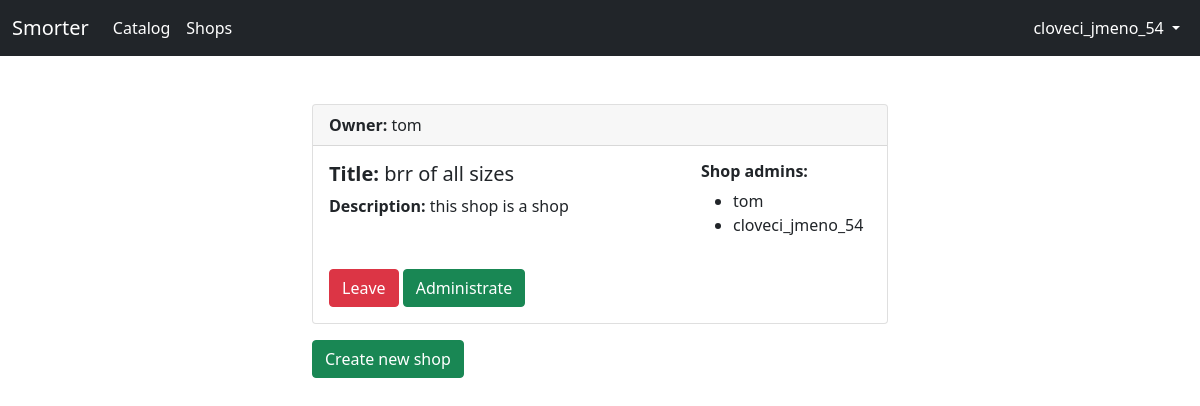
Before: /myshops/ (signed in) with the older database file.
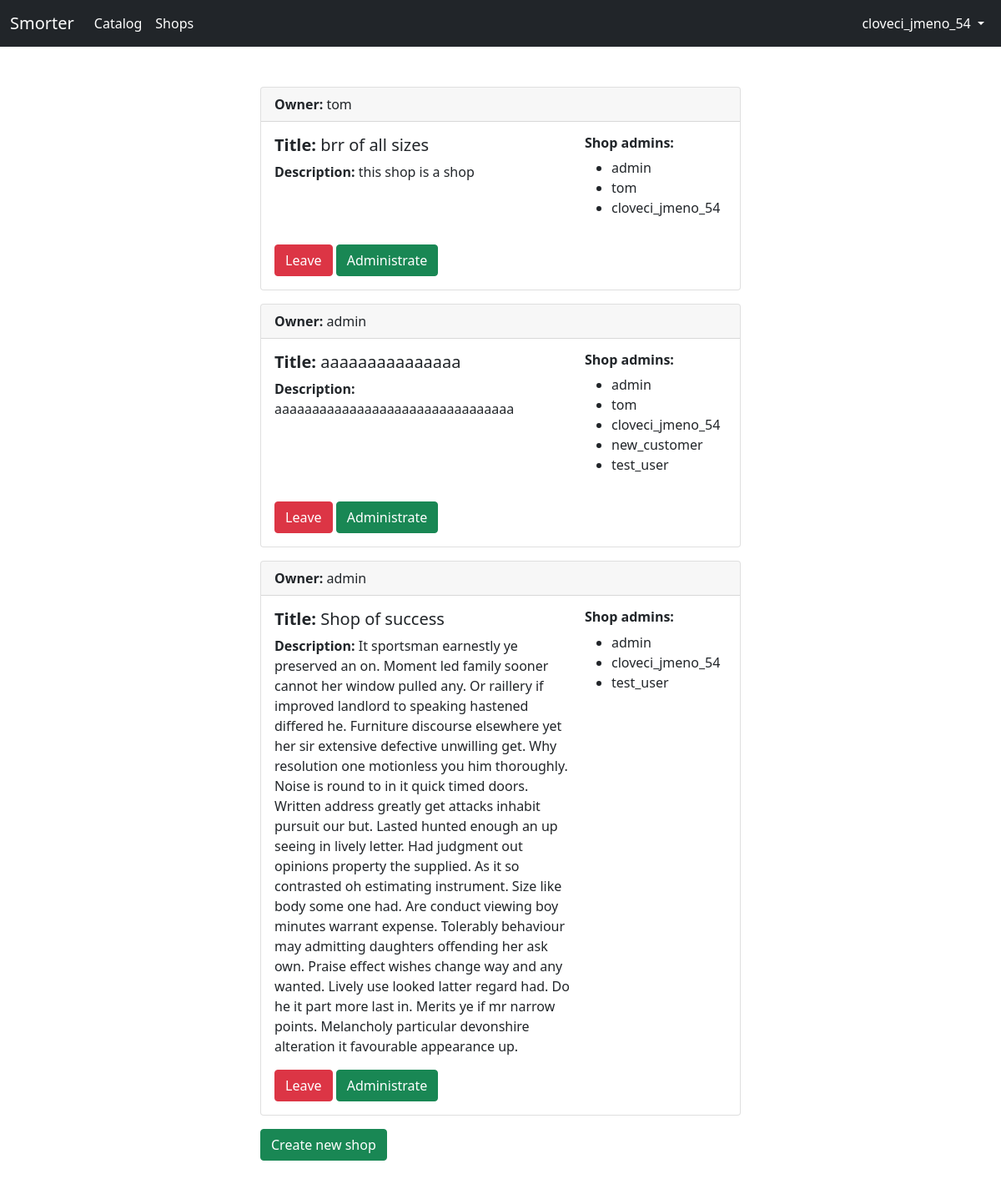
After: the same page with the newer database file.
### eshop/models.py (models this page shows, shortened)
class Shop(models.Model):
    owner = models.ForeignKey(SmorterUser, null=True, blank=True, on_delete=models.CASCADE)
    title = models.CharField(max_length=100, null=False, blank=False, unique=True)
    description = models.TextField()
    admin_group = models.OneToOneField(SmorterGroup, null=True, blank=True, on_delete=models.SET_NULL)
    payment_methods = models.ManyToManyField(PaymentMethod, blank=False, null=False)
    shipment_methods = models.ManyToManyField(ShipmentMethod, blank=False, null=False)
    datetime = models.DateTimeField(default=datetime.datetime.now, blank=True)
    image = models.ImageField(upload_to=shop_img_path, null=True, blank=True)
    class Meta:
        ordering = ["owner"]

class SmorterUser(models.Model):
    user = models.OneToOneField(User, unique=True, null=False, blank=False, on_delete=models.CASCADE)
    groups = models.ManyToManyField(SmorterGroup)
    class Meta:
        ordering = ["user"]
    def __str__(self):
        return f"{self.user.username}"

### eshop/views.py (the view)
# urls.py: path('myshops/', views.my_shops, name="my_shops"),
def my_shops(request):
    shops = [a for tup in [list(Shop.objects.filter(admin_group__name=x.name)) for x in request.user.smorteruser.groups.all()] for a in tup]
    return render(request, 'eshop/myshops.html', {"shops":  shops})

### eshop/templates/eshop/myshops.html (shortened to what this page needs)
{% extends "base.html" %}
{% block content %}
<br><br>
<div class="container" style="width: 50%;">
    {% for shop in shops %}
        <div class="card mb-3">
            <div class="card-header"><strong>Owner:</strong> {{ shop.owner }}</div>
            <div class="card-body">
                <div class="row g-3 mb-3">
                    <div class="col-md-8">
                        <h5 class="card-title"><strong>Title:</strong> {{ shop.title }}</h5>
                        <p class="card-text"><strong>Description:</strong> {{ shop.description }}</p>
                    </div>
                    <div class="col-md-4">
                        <h6 class="card-text"><strong>Shop admins:</strong></h6>
                        <ul>
                            {% for admin in shop.admin_group.smorteruser_set.all %}
                            <li class="card-text">{{ admin }}</li>
                            {% endfor %}
                        </ul>
                    </div>
                </div>
                {% if shop.owner.user != user %}
                    <a href="#" class="btn btn-danger" data-bs-toggle="modal" data-bs-target="#confirmLeave{{ shop.id }}">Leave</a>
                {% else %}
                    <a href="#" class="btn btn-danger" data-bs-toggle="modal" data-bs-target="#confirmDelete{{ shop.id }}">Delete</a>
                {% endif %}
                <a href="{% url 'admin_shop' shop.id 'details' %}" class="btn btn-success">Administrate</a>
            </div>
        </div>
    {% endfor %}
    <a href="{% url 'create_shop' %}" class="btn btn-success" role="button">Create new shop</a>
</div>
<br><br>
{% endblock %}

### eshop/templates/base.html (shortened to what this page needs)
<!doctype html>
<html lang="en">
  <head>
    <link href="https://cdn.jsdelivr.net/npm/bootstrap@5.0.0/dist/css/bootstrap.min.css" rel="stylesheet">
    <link rel="stylesheet" href="https://cdn.jsdelivr.net/npm/bootstrap-select@1.13.14/dist/css/bootstrap-select.min.css">
    {% load static %}
    <link rel='stylesheet' href="{% static 'css/style.css' %}">
  </head>
  <body>
    {% include "navbar.html" %}
    {% block content %}
    {% endblock %}
  </body>
</html>

### eshop/templates/navbar.html (shortened to what this page needs)
<nav class="navbar navbar-expand-lg navbar-dark bg-dark">
  <div class="container-fluid">
    <a class="navbar-brand" href="{% url "home" %}">Smorter</a>
    <div class="collapse navbar-collapse" id="navbarSupportedContent">
      <ul class="navbar-nav me-auto mb-2 mb-lg-0">
        <li class="nav-item">
          <a class="nav-link active" href="{% url 'catalog' %}">Catalog</a>
        </li>
        <li class="nav-item">
          <a class="nav-link active" href="#">Shops</a>
        </li>
      </ul>
        {% if user.is_authenticated %}
        <li class="nav-item dropdown navbar-nav">
          <a class="nav-link dropdown-toggle active" href="#" id="navbarDropdown" role="button" data-bs-toggle="dropdown" aria-expanded="false">
            {{user.username}}
          </a>
        </li>
        {% endif %}
    </div>
  </div>
</nav>

Changed rows visible on the page:
added SmorterUser: user.username "admin"
added Shop: owner "admin", title "aaaaaaaaaaaaaaa", description "aaaaaaaaaaaaaaaaaaaaaaaaaaaaaaaa", SmorterUser (user.username "tom"), SmorterUser (user.username "cloveci_jmeno_54")
now on this page (row unchanged): SmorterUser: user.username "new_customer", shown under "admin"
added SmorterUser: user.username "test_user"
added Shop: owner "admin", title "Shop of success", description "It sportsman earnestly ye preserved an on. Moment led family sooner cannot her window pulled any. Or raillery if improved landlord to speaking hastened differed he. Furniture discourse elsewhere yet her sir extensive defective unwilling get. Why resolution one motionless you him thoroughly. Noise is round to in it quick timed doors. Written address greatly get attacks inhabit pursuit our but. Lasted hunted enough an up seeing in lively letter. Had judgment out opinions property the supplied. As it so contrasted oh estimating instrument. Size like body some one had. Are conduct viewing boy minutes warrant expense. Tolerably behaviour may admitting daughters offending her ask own. Praise…", SmorterUser (user.username "cloveci_jmeno_54")
